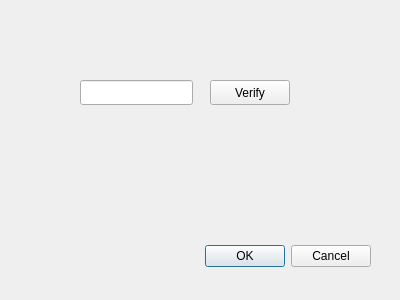
<?xml version="1.0" encoding="UTF-8"?>
<ui version="4.0">
 <class>VerifyWindow</class>
 <widget class="QDialog" name="VerifyWindow">
  <property name="geometry">
   <rect>
    <x>0</x>
    <y>0</y>
    <width>400</width>
    <height>300</height>
   </rect>
  </property>
  <property name="windowTitle">
   <string>Dialog</string>
  </property>
  <widget class="QDialogButtonBox" name="buttonBox">
   <property name="geometry">
    <rect>
     <x>30</x>
     <y>240</y>
     <width>341</width>
     <height>32</height>
    </rect>
   </property>
   <property name="orientation">
    <enum>Qt::Horizontal</enum>
   </property>
   <property name="standardButtons">
    <set>QDialogButtonBox::Cancel|QDialogButtonBox::Ok</set>
   </property>
  </widget>
  <widget class="QLineEdit" name="lineEditUsername">
   <property name="geometry">
    <rect>
     <x>80</x>
     <y>80</y>
     <width>113</width>
     <height>25</height>
    </rect>
   </property>
  </widget>
  <widget class="QPushButton" name="verifyBtn">
   <property name="geometry">
    <rect>
     <x>210</x>
     <y>80</y>
     <width>80</width>
     <height>25</height>
    </rect>
   </property>
   <property name="text">
    <string>Verify</string>
   </property>
  </widget>
  <widget class="QLabel" name="verifyMsg">
   <property name="geometry">
    <rect>
     <x>80</x>
     <y>110</y>
     <width>211</width>
     <height>17</height>
    </rect>
   </property>
   <property name="text">
    <string/>
   </property>
  </widget>
 </widget>
 <resources/>
 <connections>
  <connection>
   <sender>buttonBox</sender>
   <signal>accepted()</signal>
   <receiver>VerifyWindow</receiver>
   <slot>accept()</slot>
   <hints>
    <hint type="sourcelabel">
     <x>248</x>
     <y>254</y>
    </hint>
    <hint type="destinationlabel">
     <x>157</x>
     <y>274</y>
    </hint>
   </hints>
  </connection>
  <connection>
   <sender>buttonBox</sender>
   <signal>rejected()</signal>
   <receiver>VerifyWindow</receiver>
   <slot>reject()</slot>
   <hints>
    <hint type="sourcelabel">
     <x>316</x>
     <y>260</y>
    </hint>
    <hint type="destinationlabel">
     <x>286</x>
     <y>274</y>
    </hint>
   </hints>
  </connection>
 </connections>
</ui>
